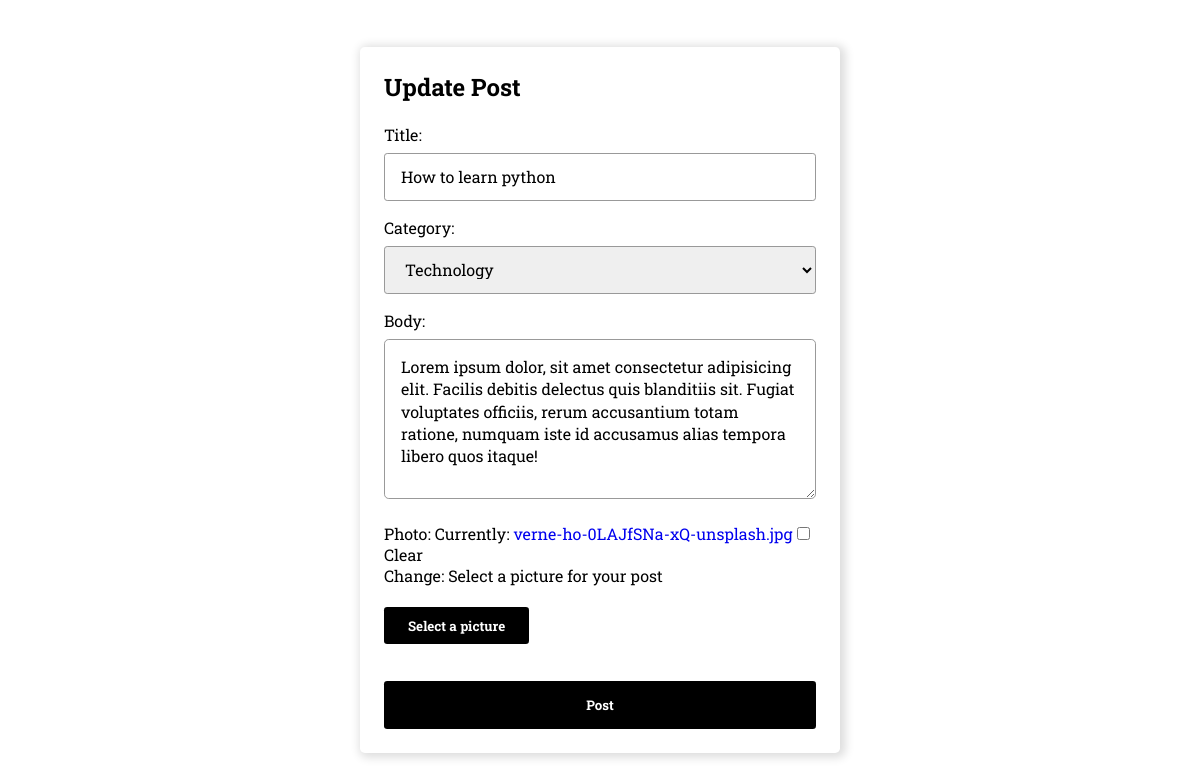
The app's page /update_post/16 (signed in) with its own data.
### app/models.py (models this page shows, shortened)
class Post(models.Model):
    title = models.CharField(max_length=200)
    author = models.ForeignKey(User, on_delete=models.CASCADE)
    category = models.ForeignKey(Category, on_delete=models.CASCADE)
    body = models.TextField()
    photo = models.ImageField(null=True, blank=True, help_text='Select a picture for your post')
    created_at = models.DateTimeField(auto_now_add=True)
    updated_at = models.DateTimeField(auto_now=True)
    class Meta:
        db_table = 'post'
        ordering = ['-updated_at', '-created_at']

### app/views.py (the view)
# urls.py: path('update_post/<str:pk>',views.update_post, name='update_post'),
@login_required(login_url='login')
def update_post(request, pk):
    post = Post.objects.get(id=pk)
    form = PostForm(instance=post)
    if post.author == request.user:
        if request.method == 'POST':
            form = PostForm(request.POST,request.FILES, instance=post)
            if form.is_valid():
                post = form.save(commit=False)
                post.title = post.title.capitalize()
                post.save()
                return redirect('get_post', pk=post.id)
    context = {'form':form}
    return render(request, 'app/update-post.html', context)

### app/forms.py
class PostForm(ModelForm):
    class Meta:
        model = Post
        fields = '__all__'
        exclude = ['author', 'comments']

### app/models.py (called while the page is built)
    def __str__(self) -> str:
        return self.name

### app/templates/app/update-post.html (shortened to what this page needs)
{% extends 'base_2.html' %}
{% load static %}
{% block content %}
    <div class="create-post">
        <div class="container">
            <div class="create-post-div">
                <form class='form' action="" method="post" enctype="multipart/form-data">
                <h2>Update Post</h2>
                <br>
                    {{form.as_p}}
                    <br>
                    <button type='Button' id="select-photo-btn" class="btn btn-black">Select a picture</button>
                    <br>
                    <br>
                    <input class="btn btn-black" type="submit" value="Post">
                </form>
            </div>
       </div>
    </div>
{% endblock content %}

### static/css/main.css (style rules this page uses)
* { margin: 0; padding: 0; box-sizing: border-box; list-style: none; text-decoration: none; outline: none; font-family: 'Roboto Slab', serif; }
.container { width: 80%; margin: 0 auto; height: 100%; }
.btn { padding: 0.6rem 1.5rem; text-align: center; color: white; font-weight: bold; border: none; border-radius: 0.2rem; cursor: pointer; }
.btn-black { background: black; }
.create-post-div { height: 100%; display: flex; align-items: center; }
.create-post-div .form { width: 30rem; margin:auto; background:white; padding: 1.5rem; -webkit-box-shadow: 2.5px 1.5px 10px 3px #dddddd; -moz-box-shadow: 2.5px 1.5px 10px 3px #dddddd; box-shadow: 2.5px 1.5px 10px 3px #dddddd; border-radius: 0.3rem; height: fit-content; }
.create-post { height: 100vh; }
.create-post-div input[type=text],.create-post-div input[type=password],.create-post-div input[type=email] ,select { width: 100%; line-height: 1.8rem; margin-bottom: 1rem; height: 3rem; padding:0 1rem; margin-top:0.5rem; font-size: 1rem; border: 1.5px solid #999; border-radius: 0.2rem; }
textarea { width: 100%; padding: 1rem; margin-top:0.5rem; font-size: 1rem; height: 10rem; margin-bottom: 0.5rem; border: 1.5px solid #999; line-height: 1.4; border-radius: 0.3rem; }
.create-post-div input { margin-top: 1rem; }
input[type=submit] { cursor: pointer; width: 100%; height: 3rem; border-radius: 0.2rem; }

### records on screen
Post: title "How to learn python", category "Technology", body "Lorem ipsum dolor, sit amet consectetur adipisicing elit. Facilis debitis delectus quis blanditiis sit. Fugiat voluptates officiis, rerum accusantium totam ratione, numquam iste id accusamus alias tempora libero quos itaque!"
